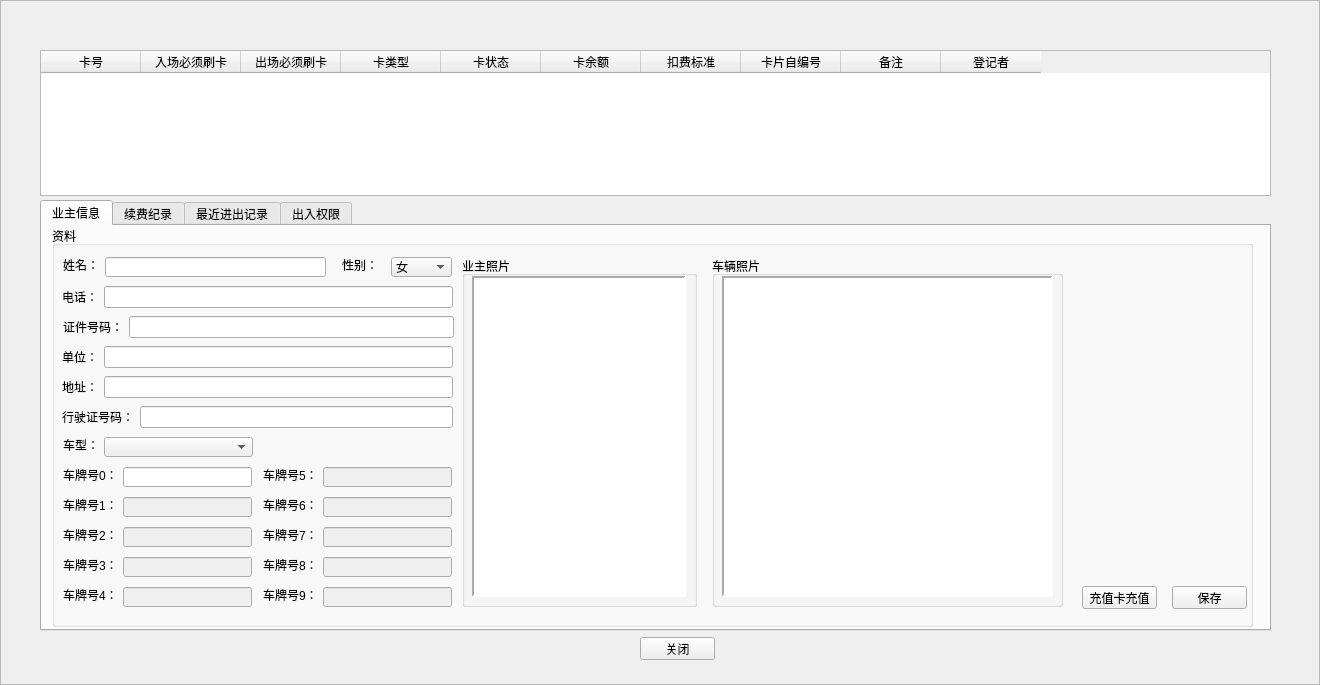
<?xml version="1.0" encoding="UTF-8"?>
<ui version="4.0">
 <class>NewCValueCard</class>
 <widget class="QFrame" name="NewCValueCard">
  <property name="geometry">
   <rect>
    <x>0</x>
    <y>0</y>
    <width>1320</width>
    <height>685</height>
   </rect>
  </property>
  <property name="windowTitle">
   <string>储值卡</string>
  </property>
  <property name="styleSheet">
   <string notr="true">background-image:url(D:/WinParkUI/debug/Image/NewIcon/CommonBigBG-normal1366x768.jpg);</string>
  </property>
  <property name="frameShape">
   <enum>QFrame::StyledPanel</enum>
  </property>
  <property name="frameShadow">
   <enum>QFrame::Raised</enum>
  </property>
  <widget class="QWidget" name="widget" native="true">
   <property name="geometry">
    <rect>
     <x>40</x>
     <y>50</y>
     <width>1231</width>
     <height>611</height>
    </rect>
   </property>
   <property name="styleSheet">
    <string notr="true">background-image:url(none);</string>
   </property>
   <widget class="QTableWidget" name="tableValue">
    <property name="geometry">
     <rect>
      <x>0</x>
      <y>0</y>
      <width>1231</width>
      <height>146</height>
     </rect>
    </property>
    <property name="contextMenuPolicy">
     <enum>Qt::CustomContextMenu</enum>
    </property>
    <property name="styleSheet">
     <string notr="true">background-image:url(none);</string>
    </property>
    <column>
     <property name="text">
      <string>卡号</string>
     </property>
    </column>
    <column>
     <property name="text">
      <string>入场必须刷卡</string>
     </property>
    </column>
    <column>
     <property name="text">
      <string>出场必须刷卡</string>
     </property>
    </column>
    <column>
     <property name="text">
      <string>卡类型</string>
     </property>
    </column>
    <column>
     <property name="text">
      <string>卡状态</string>
     </property>
    </column>
    <column>
     <property name="text">
      <string>卡余额</string>
     </property>
    </column>
    <column>
     <property name="text">
      <string>扣费标准</string>
     </property>
    </column>
    <column>
     <property name="text">
      <string>卡片自编号</string>
     </property>
    </column>
    <column>
     <property name="text">
      <string>备注</string>
     </property>
    </column>
    <column>
     <property name="text">
      <string>登记者</string>
     </property>
    </column>
   </widget>
   <widget class="QTabWidget" name="tabWidget">
    <property name="geometry">
     <rect>
      <x>0</x>
      <y>150</y>
      <width>1231</width>
      <height>431</height>
     </rect>
    </property>
    <property name="styleSheet">
     <string notr="true">background-image:url(none);</string>
    </property>
    <property name="currentIndex">
     <number>0</number>
    </property>
    <widget class="QWidget" name="tab">
     <attribute name="title">
      <string>业主信息</string>
     </attribute>
     <widget class="QGroupBox" name="gbOwner">
      <property name="geometry">
       <rect>
        <x>10</x>
        <y>0</y>
        <width>1201</width>
        <height>401</height>
       </rect>
      </property>
      <property name="title">
       <string>资料</string>
      </property>
      <widget class="QWidget" name="layoutWidget">
       <property name="geometry">
        <rect>
         <x>10</x>
         <y>120</y>
         <width>391</width>
         <height>22</height>
        </rect>
       </property>
       <layout class="QHBoxLayout" name="horizontalLayout_2">
        <item>
         <widget class="QLabel" name="label_10">
          <property name="text">
           <string>单位：</string>
          </property>
         </widget>
        </item>
        <item>
         <widget class="QLineEdit" name="edtUnit"/>
        </item>
       </layout>
      </widget>
      <widget class="QWidget" name="layoutWidget_2">
       <property name="geometry">
        <rect>
         <x>10</x>
         <y>150</y>
         <width>391</width>
         <height>22</height>
        </rect>
       </property>
       <layout class="QHBoxLayout" name="horizontalLayout_3">
        <item>
         <widget class="QLabel" name="label_12">
          <property name="text">
           <string>地址：</string>
          </property>
         </widget>
        </item>
        <item>
         <widget class="QLineEdit" name="edtAddr"/>
        </item>
       </layout>
      </widget>
      <widget class="QWidget" name="layoutWidget_4">
       <property name="geometry">
        <rect>
         <x>10</x>
         <y>180</y>
         <width>391</width>
         <height>22</height>
        </rect>
       </property>
       <layout class="QHBoxLayout" name="horizontalLayout_5">
        <item>
         <widget class="QLabel" name="label_14">
          <property name="text">
           <string>行驶证号码：</string>
          </property>
         </widget>
        </item>
        <item>
         <widget class="QLineEdit" name="edtDriveID"/>
        </item>
       </layout>
      </widget>
      <widget class="QGroupBox" name="groupBox_4">
       <property name="geometry">
        <rect>
         <x>410</x>
         <y>30</y>
         <width>235</width>
         <height>351</height>
        </rect>
       </property>
       <property name="title">
        <string>业主照片</string>
       </property>
       <widget class="QLabel" name="lblOwner">
        <property name="geometry">
         <rect>
          <x>10</x>
          <y>20</y>
          <width>214</width>
          <height>321</height>
         </rect>
        </property>
        <property name="styleSheet">
         <string notr="true">background-color: rgb(255, 255, 255);</string>
        </property>
        <property name="frameShape">
         <enum>QFrame::Panel</enum>
        </property>
        <property name="frameShadow">
         <enum>QFrame::Sunken</enum>
        </property>
        <property name="lineWidth">
         <number>2</number>
        </property>
        <property name="text">
         <string/>
        </property>
        <property name="scaledContents">
         <bool>true</bool>
        </property>
       </widget>
      </widget>
      <widget class="QGroupBox" name="groupBox_3">
       <property name="geometry">
        <rect>
         <x>660</x>
         <y>30</y>
         <width>351</width>
         <height>351</height>
        </rect>
       </property>
       <property name="title">
        <string>车辆照片</string>
       </property>
       <widget class="QLabel" name="lblCar">
        <property name="geometry">
         <rect>
          <x>10</x>
          <y>20</y>
          <width>331</width>
          <height>321</height>
         </rect>
        </property>
        <property name="styleSheet">
         <string notr="true">background-color: rgb(255, 255, 255);</string>
        </property>
        <property name="frameShape">
         <enum>QFrame::Panel</enum>
        </property>
        <property name="frameShadow">
         <enum>QFrame::Sunken</enum>
        </property>
        <property name="lineWidth">
         <number>2</number>
        </property>
        <property name="text">
         <string/>
        </property>
        <property name="scaledContents">
         <bool>true</bool>
        </property>
       </widget>
      </widget>
      <widget class="QLabel" name="lblUserID">
       <property name="geometry">
        <rect>
         <x>430</x>
         <y>40</y>
         <width>54</width>
         <height>12</height>
        </rect>
       </property>
       <property name="text">
        <string/>
       </property>
      </widget>
      <widget class="QLabel" name="lblCardNo">
       <property name="geometry">
        <rect>
         <x>430</x>
         <y>60</y>
         <width>54</width>
         <height>12</height>
        </rect>
       </property>
       <property name="text">
        <string/>
       </property>
      </widget>
      <widget class="QWidget" name="layoutWidget_14">
       <property name="geometry">
        <rect>
         <x>11</x>
         <y>90</y>
         <width>391</width>
         <height>22</height>
        </rect>
       </property>
       <layout class="QHBoxLayout" name="horizontalLayout_16">
        <item>
         <widget class="QLabel" name="label_11">
          <property name="text">
           <string>证件号码：</string>
          </property>
         </widget>
        </item>
        <item>
         <widget class="QLineEdit" name="edtID"/>
        </item>
       </layout>
      </widget>
      <widget class="QWidget" name="layoutWidget_15">
       <property name="geometry">
        <rect>
         <x>10</x>
         <y>60</y>
         <width>391</width>
         <height>22</height>
        </rect>
       </property>
       <layout class="QHBoxLayout" name="horizontalLayout_17">
        <item>
         <widget class="QLabel" name="label_9">
          <property name="text">
           <string>电话：</string>
          </property>
         </widget>
        </item>
        <item>
         <widget class="QLineEdit" name="edtTel"/>
        </item>
       </layout>
      </widget>
      <widget class="QComboBox" name="cbxCarType">
       <property name="geometry">
        <rect>
         <x>52</x>
         <y>211</y>
         <width>149</width>
         <height>20</height>
        </rect>
       </property>
      </widget>
      <widget class="QLabel" name="label_15">
       <property name="geometry">
        <rect>
         <x>11</x>
         <y>211</y>
         <width>36</width>
         <height>16</height>
        </rect>
       </property>
       <property name="text">
        <string>车型：</string>
       </property>
      </widget>
      <widget class="QLabel" name="label_2">
       <property name="geometry">
        <rect>
         <x>11</x>
         <y>31</y>
         <width>36</width>
         <height>16</height>
        </rect>
       </property>
       <property name="text">
        <string>姓名：</string>
       </property>
      </widget>
      <widget class="QComboBox" name="cbxSex">
       <property name="geometry">
        <rect>
         <x>339</x>
         <y>31</y>
         <width>61</width>
         <height>20</height>
        </rect>
       </property>
       <item>
        <property name="text">
         <string>女</string>
        </property>
       </item>
       <item>
        <property name="text">
         <string>男</string>
        </property>
       </item>
      </widget>
      <widget class="QLabel" name="label_8">
       <property name="geometry">
        <rect>
         <x>290</x>
         <y>31</y>
         <width>36</width>
         <height>16</height>
        </rect>
       </property>
       <property name="text">
        <string>性别：</string>
       </property>
      </widget>
      <widget class="QLineEdit" name="edtName">
       <property name="geometry">
        <rect>
         <x>53</x>
         <y>31</y>
         <width>221</width>
         <height>20</height>
        </rect>
       </property>
      </widget>
      <widget class="QLineEdit" name="edtVechileID9">
       <property name="enabled">
        <bool>false</bool>
       </property>
       <property name="geometry">
        <rect>
         <x>271</x>
         <y>361</y>
         <width>129</width>
         <height>20</height>
        </rect>
       </property>
      </widget>
      <widget class="QLabel" name="label_22">
       <property name="geometry">
        <rect>
         <x>211</x>
         <y>361</y>
         <width>54</width>
         <height>16</height>
        </rect>
       </property>
       <property name="text">
        <string>车牌号9：</string>
       </property>
      </widget>
      <widget class="QLineEdit" name="edtVechileID0">
       <property name="geometry">
        <rect>
         <x>71</x>
         <y>241</y>
         <width>129</width>
         <height>20</height>
        </rect>
       </property>
      </widget>
      <widget class="QLabel" name="label_24">
       <property name="geometry">
        <rect>
         <x>11</x>
         <y>241</y>
         <width>54</width>
         <height>16</height>
        </rect>
       </property>
       <property name="text">
        <string>车牌号0：</string>
       </property>
      </widget>
      <widget class="QLineEdit" name="edtVechileID8">
       <property name="enabled">
        <bool>false</bool>
       </property>
       <property name="geometry">
        <rect>
         <x>271</x>
         <y>331</y>
         <width>129</width>
         <height>20</height>
        </rect>
       </property>
      </widget>
      <widget class="QLabel" name="label_21">
       <property name="geometry">
        <rect>
         <x>211</x>
         <y>331</y>
         <width>54</width>
         <height>16</height>
        </rect>
       </property>
       <property name="text">
        <string>车牌号8：</string>
       </property>
      </widget>
      <widget class="QLabel" name="label_20">
       <property name="geometry">
        <rect>
         <x>211</x>
         <y>301</y>
         <width>54</width>
         <height>16</height>
        </rect>
       </property>
       <property name="text">
        <string>车牌号7：</string>
       </property>
      </widget>
      <widget class="QLineEdit" name="edtVechileID7">
       <property name="enabled">
        <bool>false</bool>
       </property>
       <property name="geometry">
        <rect>
         <x>271</x>
         <y>301</y>
         <width>129</width>
         <height>20</height>
        </rect>
       </property>
      </widget>
      <widget class="QLineEdit" name="edtVechileID6">
       <property name="enabled">
        <bool>false</bool>
       </property>
       <property name="geometry">
        <rect>
         <x>271</x>
         <y>271</y>
         <width>129</width>
         <height>20</height>
        </rect>
       </property>
      </widget>
      <widget class="QLabel" name="label_19">
       <property name="geometry">
        <rect>
         <x>211</x>
         <y>271</y>
         <width>54</width>
         <height>16</height>
        </rect>
       </property>
       <property name="text">
        <string>车牌号6：</string>
       </property>
      </widget>
      <widget class="QLineEdit" name="edtVechileID5">
       <property name="enabled">
        <bool>false</bool>
       </property>
       <property name="geometry">
        <rect>
         <x>271</x>
         <y>241</y>
         <width>129</width>
         <height>20</height>
        </rect>
       </property>
      </widget>
      <widget class="QLabel" name="label_18">
       <property name="geometry">
        <rect>
         <x>211</x>
         <y>241</y>
         <width>54</width>
         <height>16</height>
        </rect>
       </property>
       <property name="text">
        <string>车牌号5：</string>
       </property>
      </widget>
      <widget class="QLineEdit" name="edtVechileID2">
       <property name="enabled">
        <bool>false</bool>
       </property>
       <property name="geometry">
        <rect>
         <x>71</x>
         <y>301</y>
         <width>129</width>
         <height>20</height>
        </rect>
       </property>
      </widget>
      <widget class="QLabel" name="label_13">
       <property name="geometry">
        <rect>
         <x>11</x>
         <y>301</y>
         <width>54</width>
         <height>16</height>
        </rect>
       </property>
       <property name="text">
        <string>车牌号2：</string>
       </property>
      </widget>
      <widget class="QLabel" name="label_17">
       <property name="geometry">
        <rect>
         <x>11</x>
         <y>361</y>
         <width>54</width>
         <height>16</height>
        </rect>
       </property>
       <property name="text">
        <string>车牌号4：</string>
       </property>
      </widget>
      <widget class="QLineEdit" name="edtVechileID4">
       <property name="enabled">
        <bool>false</bool>
       </property>
       <property name="geometry">
        <rect>
         <x>71</x>
         <y>361</y>
         <width>129</width>
         <height>20</height>
        </rect>
       </property>
      </widget>
      <widget class="QLineEdit" name="edtVechileID3">
       <property name="enabled">
        <bool>false</bool>
       </property>
       <property name="geometry">
        <rect>
         <x>71</x>
         <y>331</y>
         <width>129</width>
         <height>20</height>
        </rect>
       </property>
      </widget>
      <widget class="QLabel" name="label_16">
       <property name="geometry">
        <rect>
         <x>11</x>
         <y>331</y>
         <width>54</width>
         <height>16</height>
        </rect>
       </property>
       <property name="text">
        <string>车牌号3：</string>
       </property>
      </widget>
      <widget class="QLabel" name="label_23">
       <property name="geometry">
        <rect>
         <x>11</x>
         <y>271</y>
         <width>54</width>
         <height>16</height>
        </rect>
       </property>
       <property name="text">
        <string>车牌号1：</string>
       </property>
      </widget>
      <widget class="QLineEdit" name="edtVechileID1">
       <property name="enabled">
        <bool>false</bool>
       </property>
       <property name="geometry">
        <rect>
         <x>71</x>
         <y>271</y>
         <width>129</width>
         <height>20</height>
        </rect>
       </property>
      </widget>
      <widget class="QPushButton" name="btnValueSave">
       <property name="geometry">
        <rect>
         <x>1120</x>
         <y>360</y>
         <width>75</width>
         <height>23</height>
        </rect>
       </property>
       <property name="styleSheet">
        <string notr="true">background-image:url(none);</string>
       </property>
       <property name="text">
        <string>保存</string>
       </property>
      </widget>
      <widget class="QPushButton" name="btnValueRecharge">
       <property name="geometry">
        <rect>
         <x>1030</x>
         <y>360</y>
         <width>75</width>
         <height>23</height>
        </rect>
       </property>
       <property name="styleSheet">
        <string notr="true">background-image:url(none);</string>
       </property>
       <property name="text">
        <string>充值卡充值</string>
       </property>
      </widget>
     </widget>
    </widget>
    <widget class="QWidget" name="tab_2">
     <attribute name="title">
      <string>续费纪录</string>
     </attribute>
     <widget class="QTableWidget" name="tableRecharge">
      <property name="geometry">
       <rect>
        <x>10</x>
        <y>10</y>
        <width>1201</width>
        <height>381</height>
       </rect>
      </property>
      <property name="styleSheet">
       <string notr="true">background-image:url(none);</string>
      </property>
      <column>
       <property name="text">
        <string>收费金额</string>
       </property>
      </column>
      <column>
       <property name="text">
        <string>时长</string>
       </property>
      </column>
      <column>
       <property name="text">
        <string>收费时间</string>
       </property>
      </column>
      <column>
       <property name="text">
        <string>费用种类</string>
       </property>
      </column>
      <column>
       <property name="text">
        <string>收费人员</string>
       </property>
      </column>
     </widget>
    </widget>
    <widget class="QWidget" name="tab_3">
     <attribute name="title">
      <string>最近进出记录</string>
     </attribute>
     <widget class="QTableWidget" name="tableAccess">
      <property name="geometry">
       <rect>
        <x>10</x>
        <y>10</y>
        <width>761</width>
        <height>381</height>
       </rect>
      </property>
      <column>
       <property name="text">
        <string>进入通道</string>
       </property>
      </column>
      <column>
       <property name="text">
        <string>进入时间</string>
       </property>
      </column>
      <column>
       <property name="text">
        <string>离开通道</string>
       </property>
      </column>
      <column>
       <property name="text">
        <string>离开时间</string>
       </property>
      </column>
      <column>
       <property name="text">
        <string>记录ID</string>
       </property>
      </column>
     </widget>
     <widget class="QGroupBox" name="groupBox_5">
      <property name="geometry">
       <rect>
        <x>790</x>
        <y>1</y>
        <width>211</width>
        <height>201</height>
       </rect>
      </property>
      <property name="title">
       <string>图像1</string>
      </property>
      <widget class="QLabel" name="lblImg1">
       <property name="geometry">
        <rect>
         <x>5</x>
         <y>16</y>
         <width>201</width>
         <height>181</height>
        </rect>
       </property>
       <property name="styleSheet">
        <string notr="true">background-color: rgb(255, 255, 255);</string>
       </property>
       <property name="frameShape">
        <enum>QFrame::Panel</enum>
       </property>
       <property name="frameShadow">
        <enum>QFrame::Sunken</enum>
       </property>
       <property name="lineWidth">
        <number>2</number>
       </property>
       <property name="text">
        <string/>
       </property>
       <property name="scaledContents">
        <bool>true</bool>
       </property>
      </widget>
     </widget>
     <widget class="QGroupBox" name="groupBox_6">
      <property name="geometry">
       <rect>
        <x>1010</x>
        <y>0</y>
        <width>211</width>
        <height>201</height>
       </rect>
      </property>
      <property name="title">
       <string>图像2</string>
      </property>
      <widget class="QLabel" name="lblImg2">
       <property name="geometry">
        <rect>
         <x>5</x>
         <y>16</y>
         <width>201</width>
         <height>181</height>
        </rect>
       </property>
       <property name="styleSheet">
        <string notr="true">background-color: rgb(255, 255, 255);</string>
       </property>
       <property name="frameShape">
        <enum>QFrame::Panel</enum>
       </property>
       <property name="frameShadow">
        <enum>QFrame::Sunken</enum>
       </property>
       <property name="lineWidth">
        <number>2</number>
       </property>
       <property name="text">
        <string/>
       </property>
       <property name="scaledContents">
        <bool>true</bool>
       </property>
      </widget>
     </widget>
     <widget class="QGroupBox" name="groupBox_7">
      <property name="geometry">
       <rect>
        <x>790</x>
        <y>200</y>
        <width>211</width>
        <height>201</height>
       </rect>
      </property>
      <property name="title">
       <string>图像3</string>
      </property>
      <widget class="QLabel" name="lblImg3">
       <property name="geometry">
        <rect>
         <x>5</x>
         <y>16</y>
         <width>201</width>
         <height>181</height>
        </rect>
       </property>
       <property name="styleSheet">
        <string notr="true">background-color: rgb(255, 255, 255);</string>
       </property>
       <property name="frameShape">
        <enum>QFrame::Panel</enum>
       </property>
       <property name="frameShadow">
        <enum>QFrame::Sunken</enum>
       </property>
       <property name="lineWidth">
        <number>2</number>
       </property>
       <property name="text">
        <string/>
       </property>
       <property name="scaledContents">
        <bool>true</bool>
       </property>
      </widget>
     </widget>
     <widget class="QGroupBox" name="groupBox_8">
      <property name="geometry">
       <rect>
        <x>1010</x>
        <y>200</y>
        <width>211</width>
        <height>201</height>
       </rect>
      </property>
      <property name="title">
       <string>图像4</string>
      </property>
      <widget class="QLabel" name="lblImg4">
       <property name="geometry">
        <rect>
         <x>5</x>
         <y>16</y>
         <width>201</width>
         <height>181</height>
        </rect>
       </property>
       <property name="styleSheet">
        <string notr="true">background-color: rgb(255, 255, 255);</string>
       </property>
       <property name="frameShape">
        <enum>QFrame::Panel</enum>
       </property>
       <property name="frameShadow">
        <enum>QFrame::Sunken</enum>
       </property>
       <property name="lineWidth">
        <number>2</number>
       </property>
       <property name="text">
        <string/>
       </property>
       <property name="scaledContents">
        <bool>true</bool>
       </property>
      </widget>
     </widget>
    </widget>
    <widget class="QWidget" name="tab_4">
     <attribute name="title">
      <string>出入权限</string>
     </attribute>
     <widget class="QPushButton" name="pushButton_4">
      <property name="geometry">
       <rect>
        <x>700</x>
        <y>340</y>
        <width>75</width>
        <height>23</height>
       </rect>
      </property>
      <property name="text">
       <string>保存</string>
      </property>
     </widget>
     <widget class="QTableWidget" name="tableEntranceRight">
      <property name="geometry">
       <rect>
        <x>10</x>
        <y>10</y>
        <width>1201</width>
        <height>361</height>
       </rect>
      </property>
      <column>
       <property name="text">
        <string>通道名称</string>
       </property>
      </column>
      <column>
       <property name="text">
        <string>起始时间</string>
       </property>
      </column>
      <column>
       <property name="text">
        <string>结束时间</string>
       </property>
      </column>
      <column>
       <property name="text">
        <string>ID</string>
       </property>
      </column>
     </widget>
     <widget class="QPushButton" name="btnEntranceSave">
      <property name="geometry">
       <rect>
        <x>1330</x>
        <y>390</y>
        <width>75</width>
        <height>23</height>
       </rect>
      </property>
      <property name="text">
       <string>保存</string>
      </property>
     </widget>
     <widget class="QPushButton" name="btnSaveRight">
      <property name="geometry">
       <rect>
        <x>1140</x>
        <y>380</y>
        <width>75</width>
        <height>23</height>
       </rect>
      </property>
      <property name="text">
       <string>保存</string>
      </property>
     </widget>
    </widget>
   </widget>
   <widget class="QPushButton" name="btnMinimalize">
    <property name="geometry">
     <rect>
      <x>600</x>
      <y>587</y>
      <width>75</width>
      <height>23</height>
     </rect>
    </property>
    <property name="styleSheet">
     <string notr="true">background-image:url(none);</string>
    </property>
    <property name="text">
     <string>关闭</string>
    </property>
   </widget>
  </widget>
  <widget class="QLabel" name="lblTitle">
   <property name="geometry">
    <rect>
     <x>30</x>
     <y>5</y>
     <width>141</width>
     <height>21</height>
    </rect>
   </property>
   <property name="font">
    <font>
     <weight>75</weight>
     <bold>true</bold>
    </font>
   </property>
   <property name="styleSheet">
    <string notr="true">background-image:url(none);
color: rgb(170, 0, 0);</string>
   </property>
   <property name="text">
    <string/>
   </property>
  </widget>
  <widget class="QLabel" name="lblClose">
   <property name="geometry">
    <rect>
     <x>1280</x>
     <y>4</y>
     <width>30</width>
     <height>15</height>
    </rect>
   </property>
   <property name="text">
    <string/>
   </property>
  </widget>
 </widget>
 <resources/>
 <connections/>
</ui>
